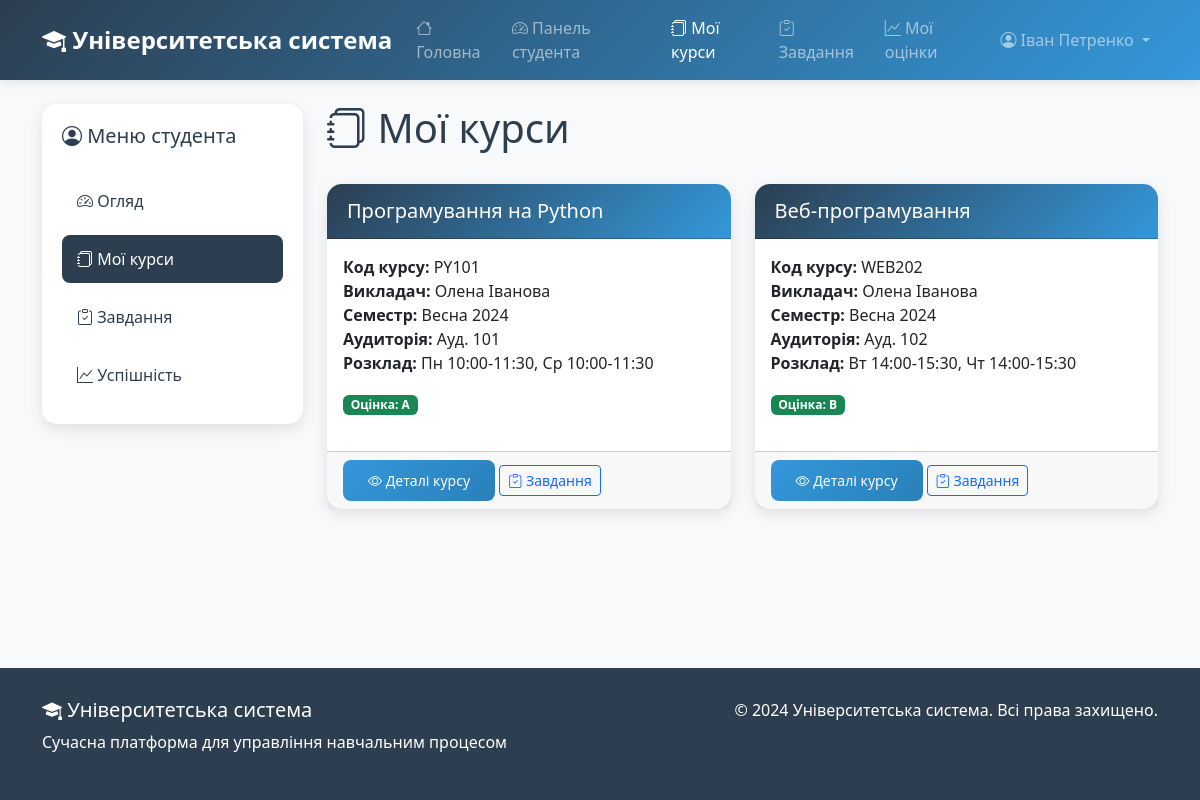
/student/courses/ (signed in), run on an earlier commit of the app's database.
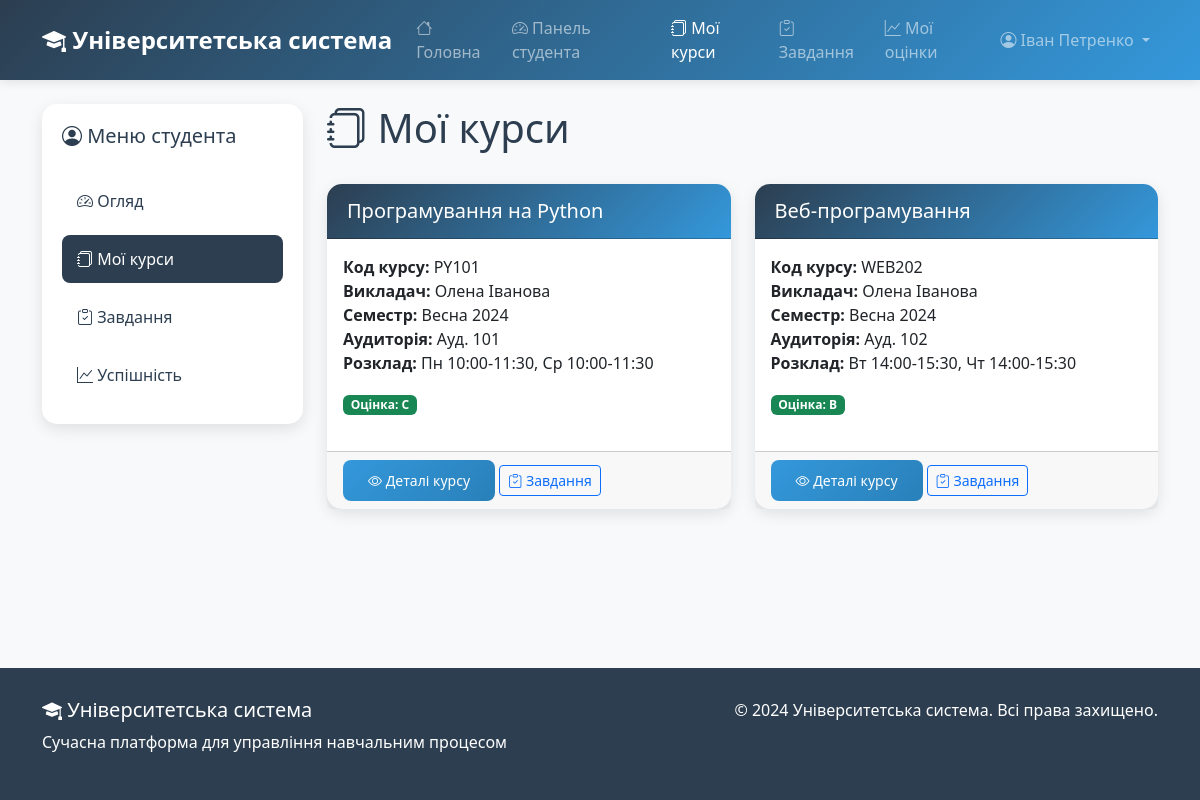
And on a later commit of the database.
### lms/models.py (models this page shows, shortened)
class Enrollment(models.Model):
    student = models.ForeignKey(Student, on_delete=models.CASCADE, verbose_name=_("студент"))
    class_enrolled = models.ForeignKey(Class, on_delete=models.CASCADE, verbose_name=_("заняття"))
    enrollment_date = models.DateField(auto_now_add=True, verbose_name=_("дата запису"))
    grade = models.CharField(max_length=2, blank=True, null=True, verbose_name=_("оцінка"))
    class Meta:
        unique_together = ('student', 'class_enrolled')
        verbose_name = _("запис")
        verbose_name_plural = _("записи")

class Class(models.Model):
    course = models.ForeignKey(Course, on_delete=models.CASCADE, verbose_name=_("курс"))
    professor = models.ForeignKey(Professor, on_delete=models.CASCADE, verbose_name=_("викладач"))
    semester = models.CharField(max_length=20, verbose_name=_("семестр"))
    schedule = models.CharField(max_length=100, verbose_name=_("розклад"))
    classroom = models.CharField(max_length=50, verbose_name=_("аудиторія"))
    class Meta:
        verbose_name = _("заняття")
        verbose_name_plural = _("заняття")

class Course(models.Model):
    name = models.CharField(max_length=100, verbose_name=_("назва"))
    code = models.CharField(max_length=10, unique=True, verbose_name=_("код"))
    description = models.TextField(verbose_name=_("опис"))
    credits = models.IntegerField(
        validators=[MinValueValidator(1), MaxValueValidator(10)],
        verbose_name=_("кредити")
    )
    department = models.ForeignKey(Department, on_delete=models.CASCADE, verbose_name=_("кафедра"))
    class Meta:
        verbose_name = _("курс")
        verbose_name_plural = _("курси")

class Professor(models.Model):
    user = models.OneToOneField(User, on_delete=models.CASCADE, verbose_name=_("користувач"))
    department = models.ForeignKey(Department, on_delete=models.CASCADE, verbose_name=_("кафедра"))
    office = models.CharField(max_length=50, verbose_name=_("офіс"))
    class Meta:
        verbose_name = _("викладач")
        verbose_name_plural = _("викладачі")

### lms/views.py (the view)
# urls.py: path('student/courses/', views.student_courses, name='student_courses'),
@login_required
def student_courses(request):
    try:
        student = request.user.student
    except Student.DoesNotExist:
        return HttpResponseForbidden("Доступ запрещен")
    enrollments = Enrollment.objects.filter(student=student).select_related('class_enrolled')
    return render(request, 'lms/student_courses.html', {
        'enrollments': enrollments
    })

### lms/templates/lms/student_courses.html (shortened to what this page needs)
{% extends 'lms/base.html' %}
{% block content %}
<div class="container mt-4">
    <div class="row">
        <div class="col-md-3">
            <div class="sidebar">
                <h5 class="mb-4"><i class="bi bi-person-circle"></i> Меню студента</h5>
                <ul class="nav flex-column">
                    <li class="nav-item">
                        <a class="nav-link" href="{% url 'student_dashboard' %}">
                            <i class="bi bi-speedometer2"></i> Огляд
                        </a>
                    </li>
                    <li class="nav-item">
                        <a class="nav-link active" href="{% url 'student_courses' %}">
                            <i class="bi bi-journals"></i> Мої курси
                        </a>
                    </li>
                    <li class="nav-item">
                        <a class="nav-link" href="{% url 'student_assignments' %}">
                            <i class="bi bi-clipboard-check"></i> Завдання
                        </a>
                    </li>
                    <li class="nav-item">
                        <a class="nav-link" href="{% url 'student_grades' %}">
                            <i class="bi bi-graph-up"></i> Успішність
                        </a>
                    </li>
                </ul>
            </div>
        </div>
        <div class="col-md-9">
            <div class="d-flex justify-content-between align-items-center mb-4">
                <h1><i class="bi bi-journals"></i> Мої курси</h1>
            </div>
            {% if enrollments %}
                <div class="row">
                    {% for enrollment in enrollments %}
                    <div class="col-md-6 mb-4">
                        <div class="card h-100">
                            <div class="card-header">
                                <h5 class="card-title mb-0">{{ enrollment.class_enrolled.course.name }}</h5>
                            </div>
                            <div class="card-body">
                                <p class="card-text">
                                    <strong>Код курсу:</strong> {{ enrollment.class_enrolled.course.code }}<br>
                                    <strong>Викладач:</strong> {{ enrollment.class_enrolled.professor.user.get_full_name }}<br>
                                    <strong>Семестр:</strong> {{ enrollment.class_enrolled.semester }}<br>
                                    <strong>Аудиторія:</strong> {{ enrollment.class_enrolled.classroom }}<br>
                                    <strong>Розклад:</strong> {{ enrollment.class_enrolled.schedule }}
                                </p>
                                {% if enrollment.grade %}
                                    <span class="badge bg-success">Оцінка: {{ enrollment.grade }}</span>
                                {% else %}
                                    <span class="badge bg-warning">Оцінка очікується</span>
                                {% endif %}
                            </div>
                            <div class="card-footer">
                                <a href="{% url 'class_detail' enrollment.class_enrolled.id %}" class="btn btn-primary btn-sm">
                                    <i class="bi bi-eye"></i> Деталі курсу
                                </a>
                                <a href="{% url 'class_assignments' enrollment.class_enrolled.id %}" class="btn btn-outline-primary btn-sm">
                                    <i class="bi bi-clipboard-check"></i> Завдання
                                </a>
                            </div>
                        </div>
                    </div>
                    {% endfor %}
                </div>
            {% else %}
                <div class="alert alert-info">
                    <i class="bi bi-info-circle"></i> Ви ще не записані на жоден курс.
                </div>
            {% endif %}
        </div>
    </div>
</div>
{% endblock %}

What changed in the data, as far as the page shows it:
changed Enrollment "Програмування на Python": grade "A" → "C"
